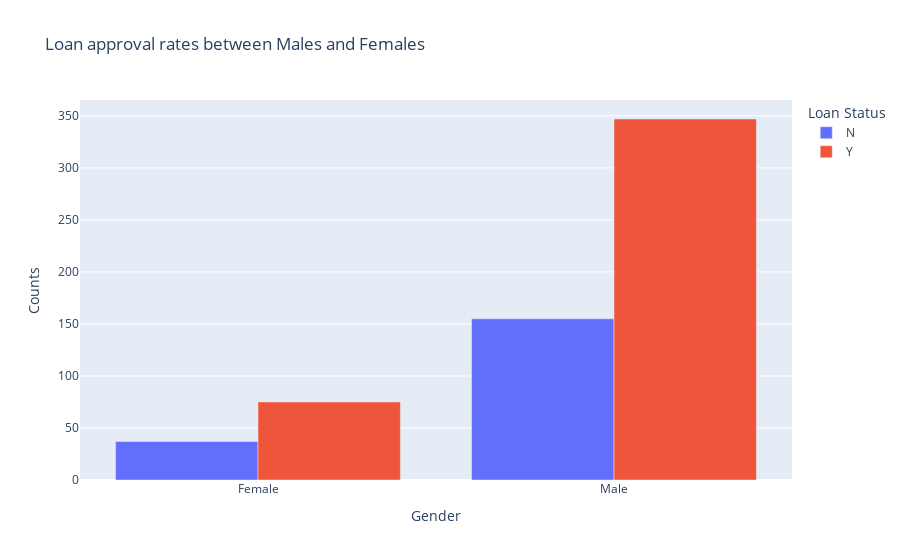

Notebook cell for this chart:
### Code cell
fig=px.bar(result,x='Gender',y='Dependents',
          
          title='Loan approval rates between Males and Females',
          color='Loan_Status',
          labels={'Dependents':'Counts','Loan_Status':'Loan Status'},)
fig.update_layout(barmode='group')
fig.show()
#the rate of approval and rejection is higher for males

### Figure 1 — Plotly figure (JSON) as saved in the notebook; plotly's stock layout.template omitted (floating-point values rounded to 4 significant figures)
{"data": [{"alignmentgroup": "True", "hovertemplate": "Loan Status=N<br>Gender=%{x}<br>Counts=%{y}<extra></extra>", "legendgroup": "N", "marker": {"color": "#636efa", "pattern": {"shape": ""}}, "name": "N", "offsetgroup": "N", "orientation": "v", "showlegend": true, "textposition": "auto", "type": "bar", "x": ["Female", "Male"], "xaxis": "x", "y": [37, 155], "yaxis": "y"}, {"alignmentgroup": "True", "hovertemplate": "Loan Status=Y<br>Gender=%{x}<br>Counts=%{y}<extra></extra>", "legendgroup": "Y", "marker": {"color": "#EF553B", "pattern": {"shape": ""}}, "name": "Y", "offsetgroup": "Y", "orientation": "v", "showlegend": true, "textposition": "auto", "type": "bar", "x": ["Female", "Male"], "xaxis": "x", "y": [75, 347], "yaxis": "y"}], "layout": {"autosize": true, "barmode": "group", "legend": {"title": {"text": "Loan Status"}, "tracegroupgap": 0}, "title": {"text": "Loan approval rates between Males and Females"}, "xaxis": {"anchor": "y", "autorange": true, "domain": [0, 1], "range": [-0.5, 1.5], "title": {"text": "Gender"}, "type": "category"}, "yaxis": {"anchor": "x", "autorange": true, "domain": [0, 1], "range": [0, 365.3], "title": {"text": "Counts"}, "type": "linear"}}}
